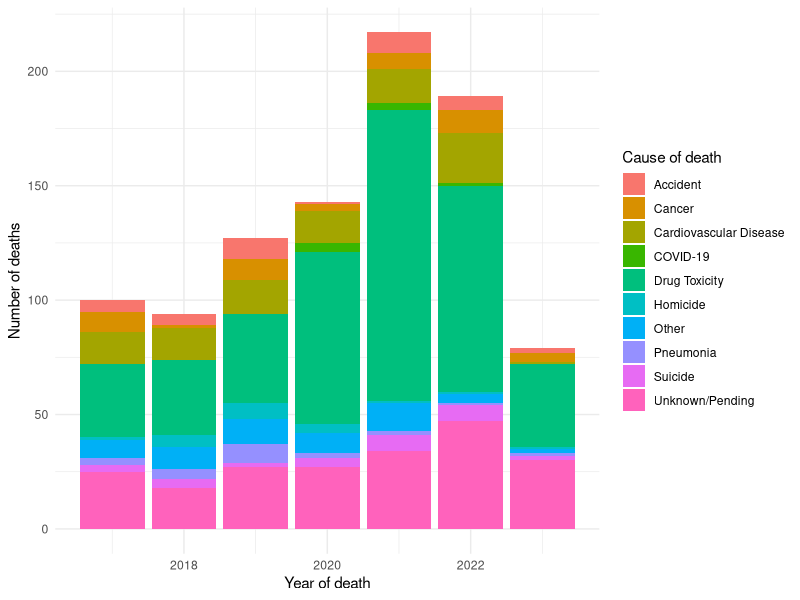
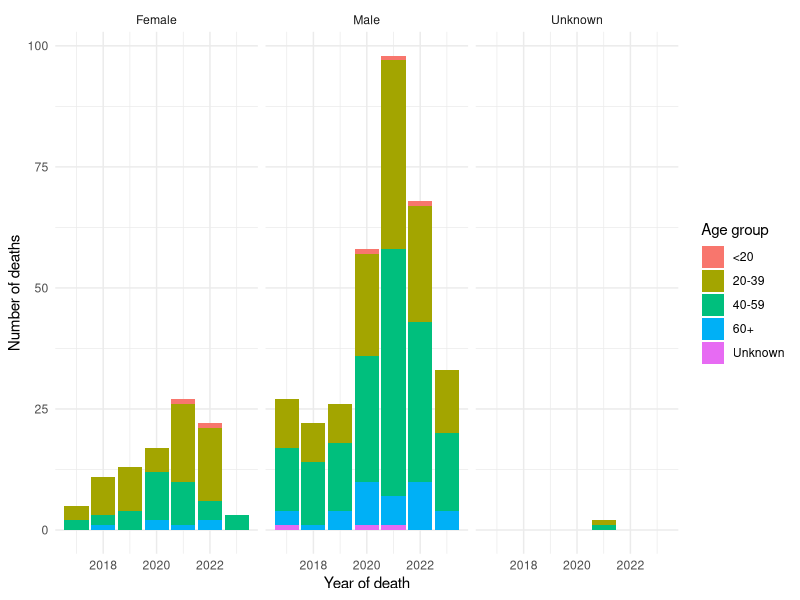

Here is the R script that generated these plots, in order:
## ---- chunk 1
#| include: false
#| warning: false
#| message: false

library(tidyverse)
library(knitr)

# Read in cleaned data
cleaned_toronto_homeless <- read.csv(here::here("outputs/data/cleaned_toronto_homeless.csv"))
## ---- chunk 2
#| echo: false
head(cleaned_toronto_homeless, 15) |>
  kable(
    col.names = c("Year", "Cause of death", "Age group", "Gender", "Count")
    )
## ---- chunk 3
#| echo: false
cleaned_toronto_homeless |> 
  ggplot(mapping = aes(x = year_of_death, y= count, fill = cause_of_death)) +
  geom_col() +
  theme_minimal() +
  labs(x = "Year of death", y = "Number of deaths", fill = "Cause of death")
## ---- chunk 4
#| echo: false
cleaned_toronto_homeless |> 
  filter(cause_of_death == "Drug Toxicity") |> 
  ggplot(mapping = aes(x = year_of_death, y = count, fill = age_group)) +
  geom_col() +
  theme_minimal() +
  labs(x = "Year of death", y = "Number of deaths", fill = "Age group") +
  facet_wrap(vars(gender))
